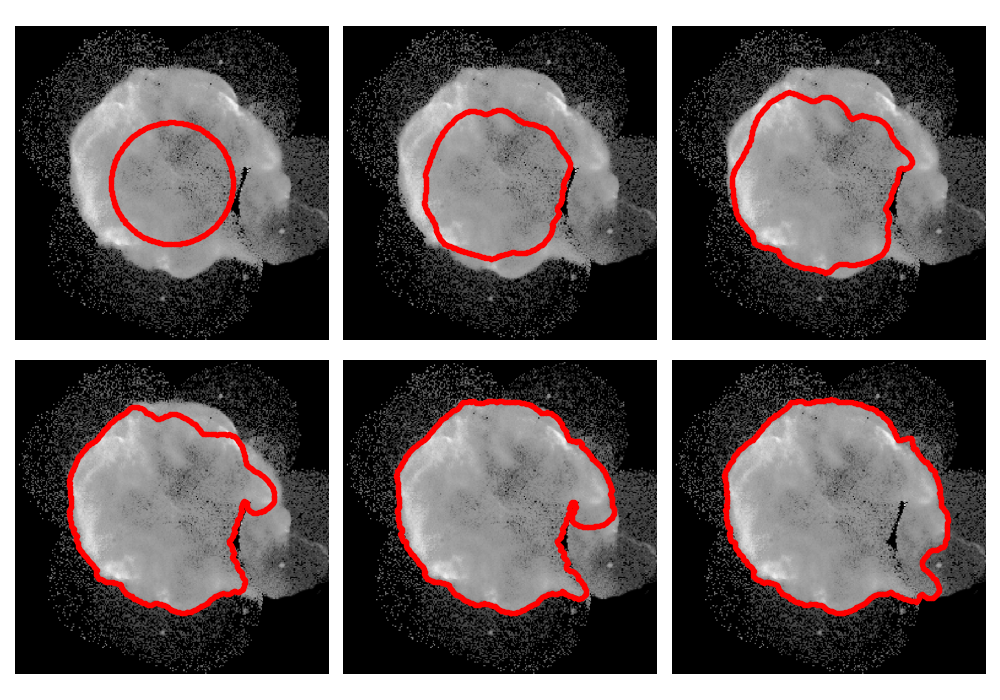

Python code for this plot:
import numpy as np
import matplotlib.pyplot as plt
from skimage.io import imread
from skimage.util import img_as_float

from libDIP.levelSetFunction4e import levelSetFunction4e
from libDIP.levelSetForce4e import levelSetForce4e
from libDIP.levelSetIterate4e import levelSetIterate4e
from libDIP.levelSetReInit4e import levelSetReInit4e
from libDIPUM.contourc import contourc
from libDIPUM.curve_display import curve_display
from libDIPUM.data_path import dip_data

# Parameters
iterations = [500, 1000, 1500, 2000, 3500]
mu = 2.0
nu = 0.0
lambda1 = 1
lambda2 = 1

# Data
img_path = dip_data('cygnusloop.tif')
f = img_as_float(imread(img_path))
M, N = f.shape

# Initial level set function.
x0 = int(round(M / 2))
y0 = int(round(N / 2))
r = 110
phi0 = levelSetFunction4e('circular', M, N, x0, y0, r)
c_list = [contourc(phi0, [0, 0])]

# Iterate
for niter in iterations:
    phi = phi0.copy()
    C = 0.5
    for i in range(1, niter + 1):
        F = levelSetForce4e('regioncurve', [f, phi, mu, nu, lambda1, lambda2], ['Fn', 'Cn'])
        phi = levelSetIterate4e(phi, F, 0.5)
        if i % 5 == 0:
            phi = levelSetReInit4e(phi, 5, 0.5)
    c_list.append(contourc(phi, [0, 0]))

# Display contours
fig, axes = plt.subplots(2, 3, figsize=(10, 7))
for idx in range(len(iterations) + 1):
    ax = axes.flat[idx]
    ax.imshow(f, cmap='gray')
    ax.axis('off')
    cc = c_list[idx]
    if cc.shape[1] > 0:
        curve_display(cc[1, 0::4], cc[0, 0::4], 'r.', ax=ax)

plt.tight_layout()
plt.savefig('Figure1131.png')
plt.show()

# Binary mask display
plt.figure()
plt.imshow(phi <= 0, cmap='gray')
plt.axis('off')
plt.tight_layout()
plt.savefig('Figure1131Bis.png')
plt.show()
